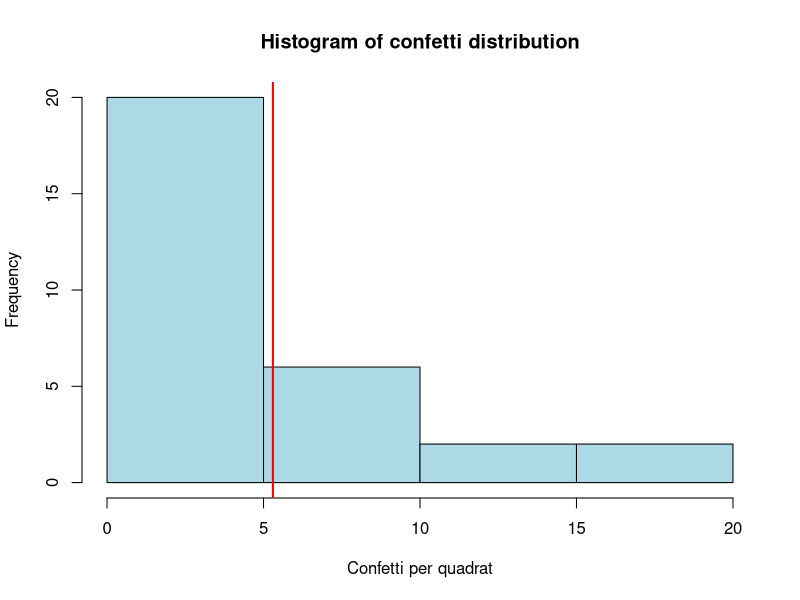
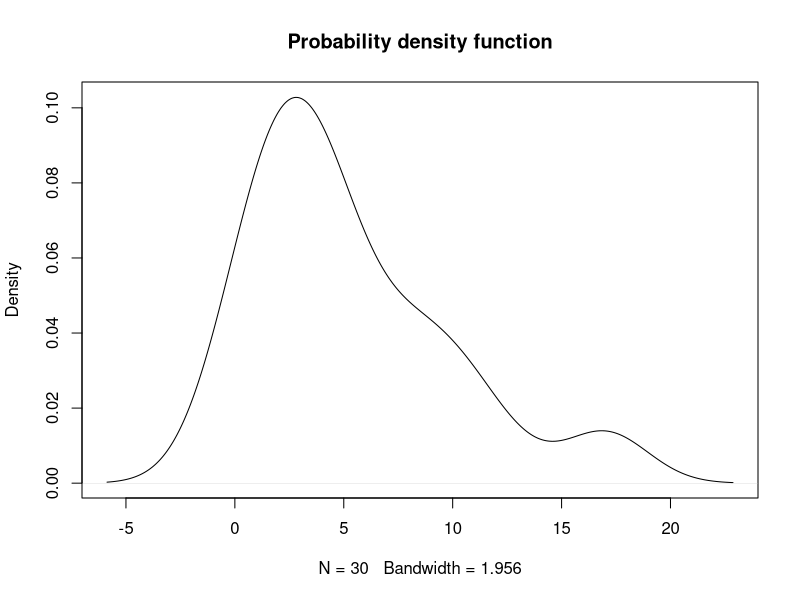

The R script that drew these images, in order:
# KSM721 - Week 1
# Quadrat sampling and population estimation
# Confetti sampling activity

# we sprinkled confetti in a 400 x 200 cm rectangle. We then made 10 x 10 cm quadrats. The task was to estimate the number of confetti in the rectangle. 
# Number of confetti in each quadrat (sample data)
x <- c(4, 2, 5, 2, 5, 4, 11, 5, 9, 7, 2, 1, 7, 1, 17, 3, 17, 3, 0, 9, 4, 12, 2, 8, 0, 10, 2, 4, 0, 3)

# Number of samples
n <- length(x)
print(n)

# Histogram
hist(x,
     xlab = "Confetti per quadrat",
     main = "Histogram of confetti distribution",
     col = "lightblue")

# Mean line
abline(v = mean(x),
       col = "red",
       lwd = 2)

# Mean confetti per quadrat
mean_x <- mean(x)
print(mean_x)

# Variance and standard deviation
variance_x <- var(x)
sd_x <- sd(x)

print(variance_x)
print(sd_x)

# Density plot
plot(density(x),
     main = "Probability density function")

# Total quadrats in rectangle
total_quadrats <- 800

# Estimated total confetti
total_estimate <- mean_x * total_quadrats
print(total_estimate)

# Standard error
standard_error <- sd_x / sqrt(n)

# Standard error for total estimate
total_standard_error <- total_quadrats * standard_error

print(total_standard_error)

# Final estimate
cat("Estimated total confetti:",
    total_estimate,
    "+/-",
    total_standard_error)
